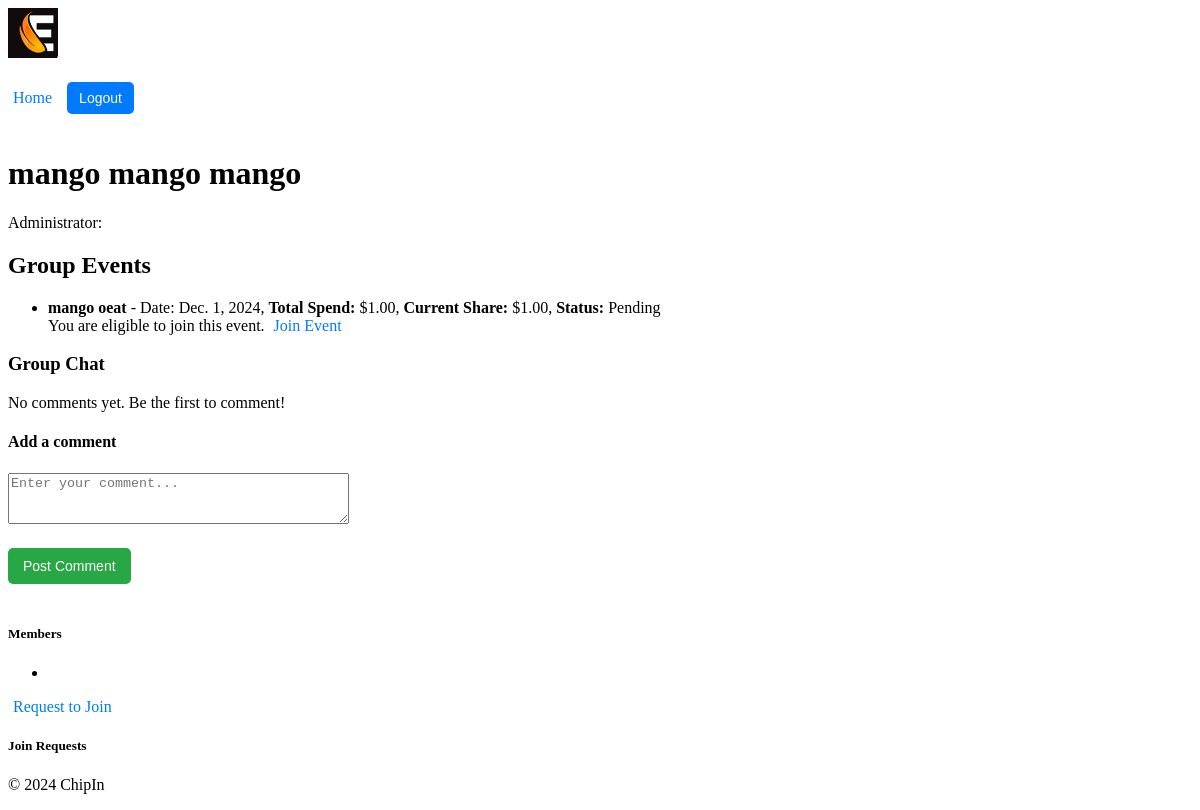
The page /chipin/group/8/ (signed in) on the database its author committed.
### chipin/models.py (models this page shows, shortened)
class Group(models.Model):
    name = models.CharField(max_length=100)
    admin = models.ForeignKey(User, on_delete=models.CASCADE, related_name='admin_groups')
    members = models.ManyToManyField(User, related_name='group_memberships', blank=True)
    invited_users = models.ManyToManyField(User, related_name='pending_invitations', blank=True)

class Event(models.Model):
    name = models.CharField(max_length=100)
    date = models.DateField()
    total_spend = models.DecimalField(max_digits=10, decimal_places=2)
    status = models.CharField(max_length=20, default='Pending')  # Can be 'Pending' or 'Active'
    group = models.ForeignKey(Group, related_name='events', on_delete=models.CASCADE)
    members = models.ManyToManyField(User, related_name='event_memberships', blank=True)
    def calculate_share(self):
        members_count = self.group.members.count()
        if members_count == 0:
            return 0
        return self.total_spend / members_count

### chipin/views.py (the view)
# urls.py: path('group/<int:group_id>/', views.group_detail, name='group_detail'),
@login_required
def group_detail(request, group_id, edit_comment_id=None):
    group = get_object_or_404(Group, id=group_id)
    comments = group.comments.all().order_by('-created_at')  # Fetch all comments for the group
    events = group.events.all()  # Fetch all events associated with the group
    if edit_comment_id: # Fetch the comment to edit, if edit_comment_id is provided
        comment_to_edit = get_object_or_404(Comment, id=edit_comment_id)
        if comment_to_edit.user != request.user:
            return redirect('chipin:group_detail', group_id=group.id)
    else:
        comment_to_edit = None
    if request.method == 'POST':
        if comment_to_edit: # Editing an existing comment
            form = CommentForm(request.POST, instance=comment_to_edit)
        else: # Adding a new comment
            form = CommentForm(request.POST)
        if form.is_valid():
            comment = form.save(commit=False)
            comment.user = request.user
            comment.group = group
            comment.save()
            return redirect('chipin:group_detail', group_id=group.id)
    else:
        form = CommentForm(instance=comment_to_edit) if comment_to_edit else CommentForm()
    event_share_info = {}
    for event in events:
        event_share = event.calculate_share()
        user_eligible = request.user.profile.max_spend >= event_share
        user_has_joined = request.user in event.members.all()  # Check if the user has already joined the event
        event_share_info[event] = {
            'share': event_share,
            'eligible': user_eligible,
            'status': event.status,
            'joined': user_has_joined
        }
    return render(request, 'chipin/group_detail.html', {
        'group': group,
        'comments': comments,
        'form': form,
        'comment_to_edit': comment_to_edit,
        'events': events,
        'event_share_info': event_share_info,
    })

### chipin/forms.py (shortened to what this page needs)
class CommentForm(forms.ModelForm):
    class Meta:
        model = Comment
        fields = ['content']
        widgets = {
            'content': forms.Textarea(attrs={'rows': 3, 'placeholder': 'Enter your comment...'})
        }

### chipin/context_processors.py (called while the page is built)
def user_profile(request):
    if request.user.is_authenticated:
        try:
            return {'nickname': request.user.profile.nickname}
        except Profile.DoesNotExist:
            return {'nickname': request.user.username}  # Fallback to username if no profile exists
    return {}

### chipin/templates/chipin/group_detail.html (shortened to what this page needs)
{% extends 'chipin/base.html' %}
{% block content %}
    <h1>{{ group.name }}</h1>
    <p>Administrator: {{ group.admin.profile.nickname }}</p>
    <h2>Group Events</h2>
    <ul>
        {% for event, info in event_share_info.items %}
            <li>
                <strong>{{ event.name }}</strong> - Date: {{ event.date }},
                <strong>Total Spend:</strong> ${{ event.total_spend }},
                <strong>Current Share:</strong> ${{ info.share }},
                <strong>Status:</strong> <span class="event-status">{{ info.status }}</span><br>
                {% if info.joined %}
                    <span class="joined">You have already joined this event.</span>
                    <a href="{% url 'chipin:leave_event' group.id event.id %}" class="btn btn-warning" onclick="return confirm('Are you sure you want to leave this event?');">Leave Event</a>
                {% else %}
                    {% if info.eligible %}
                        <span class="eligible">You are eligible to join this event.</span>
                        <a href="{% url 'chipin:join_event' group.id event.id %}" class="btn btn-success">Join Event</a>
                    {% else %}
                        <span class="waiting-room">You are in the waiting room for this event. Increase your balance or wait for more members to join.</span>
                    {% endif %}
                {% endif %}
            </li>
        {% endfor %}
    </ul>
    <h3>Group Chat</h3>
    <div class="comments-section">
        {% for comment in comments %}
            <div class="comment">
                <p><strong>{{ comment.user.profile.nickname }}</strong>: {{ comment.content }}</p>
                <small>Posted on {{ comment.created_at }}</small>
                {% if comment.user == request.user or request.user == group.admin %}
                    <a href="{% url 'chipin:edit_comment' group.id comment.id %}">Edit</a>
                    <a href="{% url 'chipin:delete_comment' comment.id %}" onclick="return confirm('Are you sure?')">Delete</a>
                {% endif %}
            </div>
        {% empty %}
            <p>No comments yet. Be the first to comment!</p>
        {% endfor %}
        <h4>{% if comment_to_edit %}Edit Comment{% else %}Add a comment{% endif %}</h4>
        <form method="POST">
            <div class="form-group">
                {{ form.content }}
            </div>
            <button type="submit">{% if comment_to_edit %}Save Comment{% else %}Post Comment{% endif %}</button>
        </form>
    <h5>Members</h5>
    <ul>
        {% for member in group.members.all %}
        <li>{{ member.profile.nickname }}</li>
        {% endfor %}
    </ul>
    {% if request.user not in group.members.all %}
        <a href="{% url 'chipin:request_to_join_group' group.id %}">Request to Join</a>
    {% endif %}
    <h5>Join Requests</h5>
{% endblock content %}

### chipin/static/chipin/styles.css (style rules this page uses)
button { background-color: #28a745; color: white; border: none; padding: 10px 15px; cursor: pointer; border-radius: 5px; font-size: 14px; margin-top: 20px; margin-bottom: 20px; }
a { color: #007BFF; text-decoration: none; padding: 5px }

### rows shown on the page
Group: name "mango mango mango"
Event: name "mango oeat", date "Dec. 1, 2024", total_spend "1.00", share "1.00", status "Pending"
